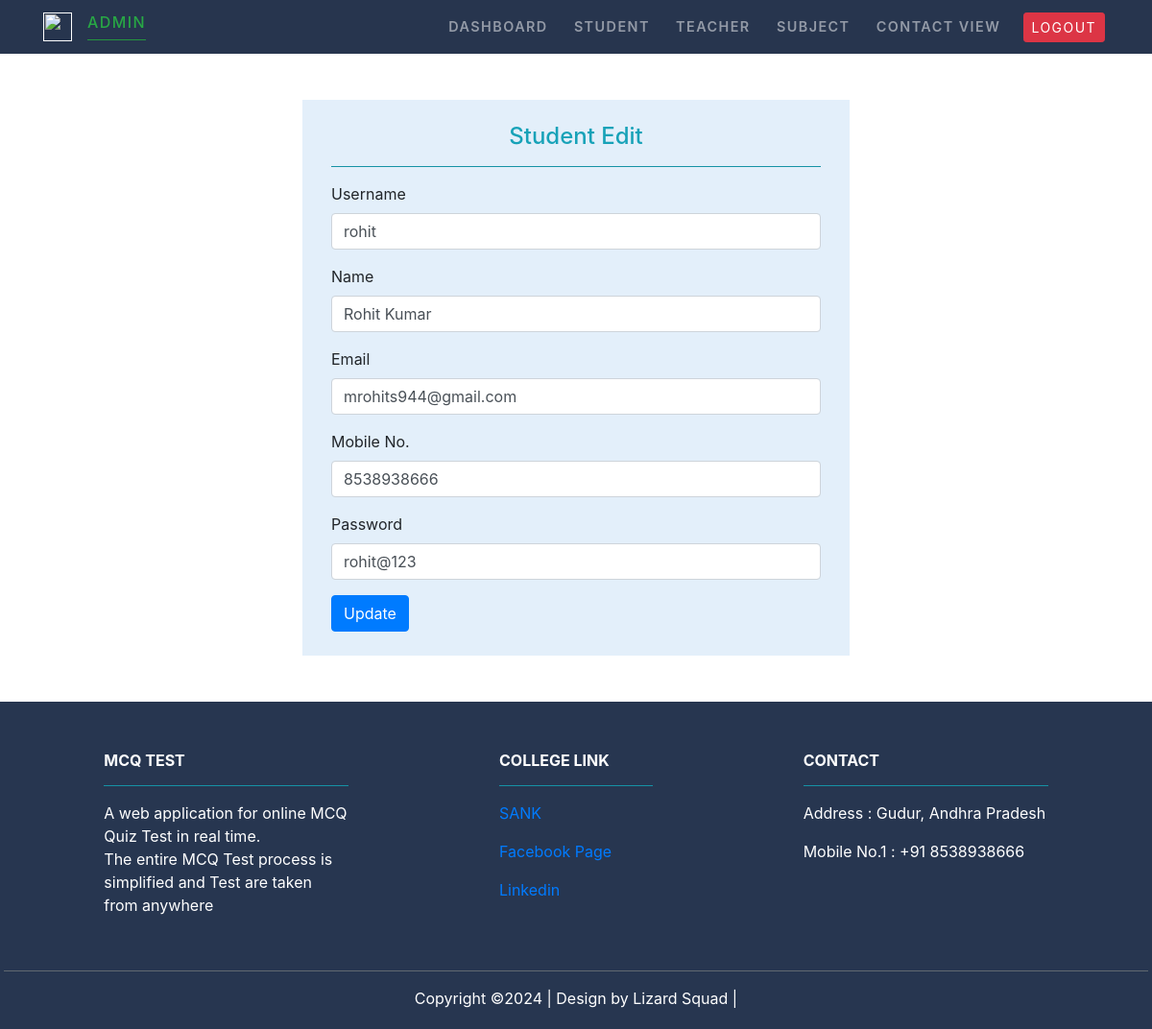
The page /edit_student/1/ on the database its author committed.
### Student/models.py (models this page shows, shortened)
class Student(models.Model):
    username=models.CharField(max_length=20, unique=True)
    name=models.CharField(max_length=50)
    email=models.EmailField(max_length=100)
    mobile= models.CharField(max_length=11)
    password=models.CharField(max_length=30)

### MCQ_Test/views.py (the view, shortened to what this page needs)
# urls.py: path('edit_student/<int:id>/',views.admin_edit_student,name="editstudent"),
def admin_edit_student(request,id):
    stu=Student.objects.get(pk=id)
    return render(request,'MCQ_Test/adminstudentedit.html',{'stu':stu})

### MCQ_Test/templates/MCQ_Test/adminstudentedit.html (shortened to what this page needs)
{% extends 'MCQ_Test/adminbase.html' %}
{% load static %}
{% block content %}
<div class="container py-5">
        <div class="row justify-content-center align-items-center ">
          <div class="col-md-6 " style="background-color: rgb(227, 239, 250);">
              <div class="col-md-12 py-4">
                  <div class="text-center text-info" >
                      <h4> Student Edit</h4>
                  </div>
                      <hr class="bg-info">
                           <form action="{% url 'editstudent' stu.id %}" method="POST">
                            <div class="form-group">
                              <label >Username</label>
                              <input type="Username" class="form-control" name="username" Required value="{{stu.username}}" >
                            </div>
                            <div class="form-group">
                              <label for="exampleInputPassword1">Name</label>
                              <input type="text" class="form-control" name="uname" Required value="{{stu.name}}" >
                            </div>
                            <div class="form-group">
                              <label for="exampleInputPassword1">Email</label>
                              <input type="email" class="form-control" name="uemail" Required value="{{stu.email}}">
                            </div>
                            <div class="form-group">
                              <label for="exampleInputPassword1">Mobile No. </label>
                              <input type="number" class="form-control" name="umobile"Required value="{{stu.mobile}}" >
                            </div>
                            <div class="form-group">
                              <label for="exampleInputPassword1">Password</label>
                              <input type="text" class="form-control" name="upass" Required value="{{stu.password}}" >
                            </div>
                            <button type="submit" class="btn btn-primary">Update</button>
                          </form>
                          <div class='col-sm-4'>
                          </div>
                      </div>
                   </div>
            </div>
        </div>
{% endblock content %}

### rows shown on the page
Student: username "rohit", uname "Rohit Kumar", uemail "mrohits944@gmail.com", umobile "8538938666", upass "rohit@123"
